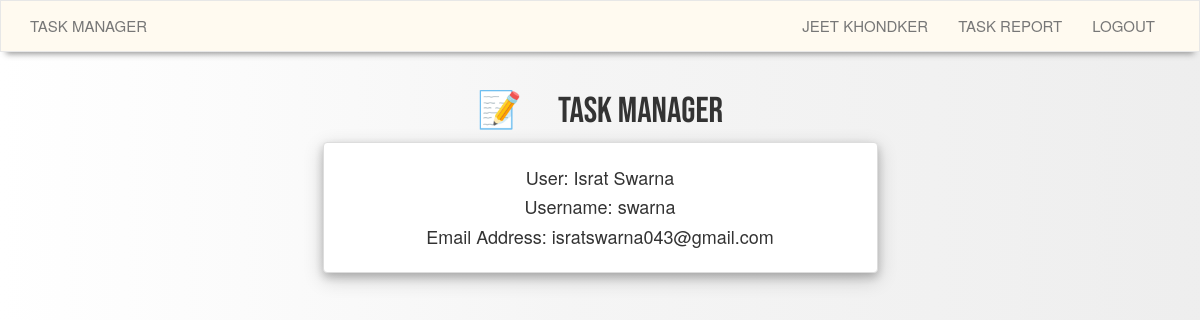
Screenshot of /user/swarna (signed in) with the database file from the repository.
### app/models.py (models this page shows, shortened)
class User(UserMixin, db.Model):
    __tablename__ = "user"
    id = db.Column(db.Integer, primary_key = True)
    username = db.Column(db.String(64), index = True, unique = True)
    firstName = db.Column(db.String(50))
    lastName = db.Column(db.String(50))
    email = db.Column(db.String(120), index = True, unique = True)
    password_hash = db.Column(db.String(128))
    todoitems = db.relationship("ToDo", backref = "owner", lazy = "dynamic")

### app/routes.py (the view)
@app.route("/user/<username>")
@login_required
def user(username):
    user = User.query.filter_by(username = username).first_or_404()
    return render_template("user.html", user = user)

### app/models.py (called while the page is built)
@login.user_loader
def load_user(id):
    return User.query.get(int(id))

### app/routes.py (called while the page is built)
@app.before_request
def before_request():
    g.locale = str(get_locale())

### app/templates/user.html (shortened to what this page needs)
{% extends "base.html" %}
{% block app_content %}
    <div class="container">
        <div class="row">
            <div class="col-md-6 col-md-offset-3 text-center">
                <h1 class="heading text-center">📝&emsp;{{ _("Task Manager") }}</h1>
                <div class="panel panel-default">
                    <div class="panel-body">
                        <h4>{{ _("User:") }} {{ user.firstName }}&nbsp;{{ user.lastName }}</h4>
                        <h4>{{ _("Username:") }} {{ user.username }}</h4>
                        <h4>{{ _("Email Address:") }} {{ user.email }}</h4>
                    </div>
                </div>
            </div>
        </div>
    </div>
{% endblock %}

### app/templates/base.html (shortened to what this page needs)
{% extends "bootstrap/base.html" %}
{% block styles %}
    {{ super() }}
    <link rel="stylesheet" href="{{ url_for('static', filename='css/mobile-style.css') }}">
    <link rel="stylesheet" href="{{ url_for('static', filename='css/pc-style.css') }}">
{% endblock %}
{% block navbar %}
    <nav class="navbar navbar-default navbar-expand-lg navbar-light bg-light" role="navigation">
        <div class="container">
            <div class="navbar-header">
                <a class="navbar-brand text-uppercase" href="{{ url_for('index') }}">{{ _("Task Manager") }}</a>
            </div>
            <div class="collapse navbar-collapse" id="bs-example-navbar-collapse-1">
                <ul class="nav navbar-nav navbar-right">
                    {% if current_user.is_anonymous %}
                        <li><a href="{{ url_for('login') }}">{{ _("Login") }}</a></li>
                    {% else %}
                        <li><a href="{{ url_for('user', username=current_user.username) }}">{{ current_user.firstName }}&nbsp;{{ current_user.lastName }}</a></li>
                        <li><a href="{{ url_for('view_taskreport', user_id=current_user.id) }}">{{ _("Task Report") }}</a></li>
                        <li><a href="{{ url_for('logout') }}">{{ _("Logout") }}</a></li>
                    {% endif %}
                </ul>
            </div>
        </div>
    </nav>
{% endblock %}
{% block content %}
    <div class="container">
        <div class="row">
            {% block app_content %}{% endblock %}
        </div>
    </div>
{% endblock %}

### app/static/css/mobile-style.css (style rules this page uses)
@media only screen and (max-width: 760px), 
(min-device-width: 768px) and (max-device-width: 1024px) { .navbar { background-color: #000; border-radius: 0px; } }
@media only screen and (max-width: 760px), 
(min-device-width: 768px) and (max-device-width: 1024px) { .navbar-brand { color: #fff; text-decoration: none; } }

### app/static/css/pc-style.css (style rules this page uses)
body, html { height: 100%; background: rgba(255,255,255,1); background: -moz-linear-gradient(left, rgba(255,255,255,1) 0%, rgba(245,245,245,0.9) 47%, rgba(237,237,237,0.79) 100%); background: -webkit-gradient(left top, right top, color-stop(0%, rgba(255,255,255,1)), color-stop(47%, rgba(245,245,245,0.9)), color-stop(100%, rgba(237,237,237,0.79))); background: -webkit-linear-gradient(left, rgba(255,255,255,1) 0%, rgba(245,245,245,0.9) 47%, rgba(237,237,237,0.79) 100%); background: -o-linear-gradient(left, rgba(255,255,255,1) 0%, rgba(245,245,245,0.9) 47%, rgba(237,237,237,0.79) 100%); background: -ms-linear-gradient(left, rgba(255,255,255,1) 0%, rgba(245,245,245,0.9) 47%, rgba(237,237,237,0.79) 100%); background: linear-gradient(to right, rgba(255,255,255,1) 0%, rgba(245,245,245,0.9) 47%, rgba(237,237,237,0.79) 100%); filter: progid:DXImageTransform.Microsoft.gradient( startColorstr='#ffffff', endColorstr='#ededed', GradientType=1 ); }
* { box-sizing: border-box; }
a { color: #000; text-decoration: none; }
.navbar-brand { text-transform: uppercase; font-size: 15px; }
.navbar { background-color: #fffaf0; -webkit-box-shadow: 0 8px 6px -6px #999; -moz-box-shadow: 0 8px 6px -6px #999; box-shadow: 0 8px 6px -6px #999; }
h1.heading { font-family: 'Bebas Neue', cursive; }
.nav li a { text-transform: uppercase; font-size: 15px; }
.panel-default { box-shadow: 0 4px 8px 0 rgba(0, 0, 0, 0.2), 0 6px 20px 0 rgba(0, 0, 0, 0.19); }

### rows the page displays
User: firstName "JEET", lastName "KHONDKER"
User: firstName "Israt", lastName "Swarna", username "swarna", email "isratswarna043@gmail.com"
